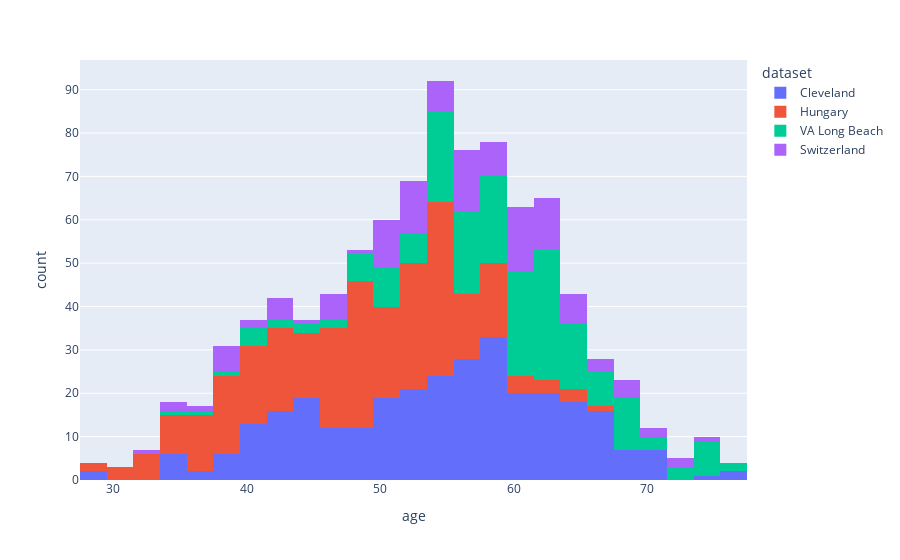

Source (notebook cell):
### Code cell
# Make a plot of age column using plotly and coloring this by dataset column
fig = px.histogram(data_frame=df, x='age', color='dataset')


# Print the mean median and mode of age column grouped by dataset column
print(f"Mean of Data Set: \n {df.groupby('dataset')['age'].mean()}")

print(f"Median of Data Set: \n {df.groupby('dataset')['age'].median()}")

print(f"Mode of Data Set: \n {df.groupby('dataset')['age'].agg(pd.Series.mode)}")


fig.show()

### Figure 1 — Plotly figure (JSON) as saved in the notebook; plotly's stock layout.template omitted (floating-point values rounded to 4 significant figures; data arrays with more than 128 entries replaced by an {"elided": "..."} marker saying what was removed)
{"data": [{"alignmentgroup": "True", "bingroup": "x", "hovertemplate": "dataset=Cleveland<br>age=%{x}<br>count=%{y}<extra></extra>", "legendgroup": "Cleveland", "marker": {"color": "#636efa", "pattern": {"shape": ""}}, "name": "Cleveland", "offsetgroup": "Cleveland", "orientation": "v", "showlegend": true, "type": "histogram", "x": {"elided": "304 int values"}, "xaxis": "x", "yaxis": "y"}, {"alignmentgroup": "True", "bingroup": "x", "hovertemplate": "dataset=Hungary<br>age=%{x}<br>count=%{y}<extra></extra>", "legendgroup": "Hungary", "marker": {"color": "#EF553B", "pattern": {"shape": ""}}, "name": "Hungary", "offsetgroup": "Hungary", "orientation": "v", "showlegend": true, "type": "histogram", "x": {"elided": "293 int values"}, "xaxis": "x", "yaxis": "y"}, {"alignmentgroup": "True", "bingroup": "x", "hovertemplate": "dataset=VA Long Beach<br>age=%{x}<br>count=%{y}<extra></extra>", "legendgroup": "VA Long Beach", "marker": {"color": "#00cc96", "pattern": {"shape": ""}}, "name": "VA Long Beach", "offsetgroup": "VA Long Beach", "orientation": "v", "showlegend": true, "type": "histogram", "x": {"elided": "200 int values"}, "xaxis": "x", "yaxis": "y"}, {"alignmentgroup": "True", "bingroup": "x", "hovertemplate": "dataset=Switzerland<br>age=%{x}<br>count=%{y}<extra></extra>", "legendgroup": "Switzerland", "marker": {"color": "#ab63fa", "pattern": {"shape": ""}}, "name": "Switzerland", "offsetgroup": "Switzerland", "orientation": "v", "showlegend": true, "type": "histogram", "x": [32, 34, 35, 36, 38, 38, 38, 38, 38, 38, 40, 41, 42, 42, 43, 43, 43, 45, 46, 46, 47, 47, 47, 47, 48, 50, 50, 50, 50, 51, 51, 51, 51, 51, 51, 51, 52, 52, 52, 52, 53, 53, 53, 53, 53, 53, 53, 53, 54, 54, 54, 55, 55, 55, 55, 56, 56, 56, 56, 56, 56, 56, 56, 57, 57, 57, 57, 57, 57, 58, 58, 58, 59, 59, 59, 59, 59, 60, 60, 60, 60, 60, 60, 61, 61, 61, 61, 61, 61, 61, 61, 61, 62, 62, 62, 62, 62, 62, 62, 63, 63, 63, 63, 63, 64, 64, 64, 65, 65, 65, 65, 66, 66, 67, 68, 68, 69, 69, 70, 70, 72, 73, 74], "xaxis": "x", "yaxis": "y"}], "layout": {"barmode": "relative", "legend": {"title": {"text": "dataset"}, "tracegroupgap": 0}, "margin": {"t": 60}, "xaxis": {"anchor": "y", "domain": [0, 1], "title": {"text": "age"}}, "yaxis": {"anchor": "x", "domain": [0, 1], "title": {"text": "count"}}}}
